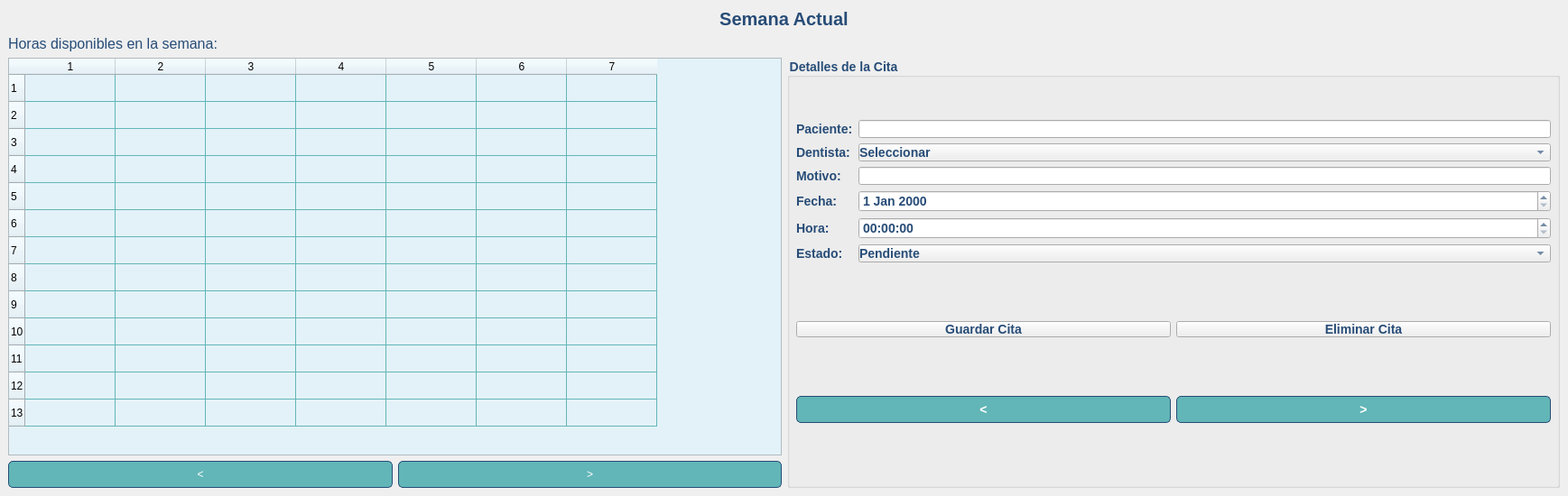
<?xml version="1.0" encoding="UTF-8"?>
<ui version="4.0">
 <class>SemanaWindow</class>
 <widget class="QMainWindow" name="SemanaWindow">
  <property name="geometry">
   <rect>
    <x>0</x>
    <y>0</y>
    <width>1737</width>
    <height>550</height>
   </rect>
  </property>
  <property name="windowTitle">
   <string>Calendario Semanal</string>
  </property>
  <widget class="QWidget" name="centralwidget">
   <layout class="QVBoxLayout" name="verticalLayout">
    <item>
     <widget class="QLabel" name="labelTitle">
      <property name="styleSheet">
       <string>
                                font-size: 20px; font-weight: bold; color: #274C77;
                            </string>
      </property>
      <property name="text">
       <string>Semana Actual</string>
      </property>
      <property name="alignment">
       <set>Qt::AlignCenter</set>
      </property>
     </widget>
    </item>
    <item>
     <widget class="QLabel" name="labelHorasDisponibles">
      <property name="styleSheet">
       <string>
                                font-size: 16px; color: #274C77;
                            </string>
      </property>
      <property name="text">
       <string>Horas disponibles en la semana:</string>
      </property>
     </widget>
    </item>
    <item>
     <layout class="QHBoxLayout" name="horizontalLayoutMain">
      <item>
       <layout class="QVBoxLayout" name="verticalLayoutCalendar">
        <item>
         <widget class="QTableWidget" name="tableWidgetSemana">
          <property name="styleSheet">
           <string>
                                                gridline-color: #62B6B7; background-color: #E3F2F9;
                                            </string>
          </property>
          <property name="verticalScrollBarPolicy">
           <enum>Qt::ScrollBarAlwaysOff</enum>
          </property>
          <property name="horizontalScrollBarPolicy">
           <enum>Qt::ScrollBarAlwaysOff</enum>
          </property>
          <property name="rowCount">
           <number>13</number>
          </property>
          <property name="columnCount">
           <number>7</number>
          </property>
          <property name="horizontalHeaderLabels" stdset="0">
           <stringlist>
            <string>Lunes</string>
            <string>Martes</string>
            <string>Miércoles</string>
            <string>Jueves</string>
            <string>Viernes</string>
            <string>Sábado</string>
            <string>Domingo</string>
           </stringlist>
          </property>
          <property name="verticalHeaderLabels" stdset="0">
           <stringlist>
            <string>7:00 AM</string>
            <string>8:00 AM</string>
            <string>9:00 AM</string>
            <string>10:00 AM</string>
            <string>11:00 AM</string>
            <string>12:00 PM</string>
            <string>1:00 PM</string>
            <string>2:00 PM</string>
            <string>3:00 PM</string>
            <string>4:00 PM</string>
            <string>5:00 PM</string>
            <string>6:00 PM</string>
            <string>7:00 PM</string>
           </stringlist>
          </property>
          <row/>
          <row/>
          <row/>
          <row/>
          <row/>
          <row/>
          <row/>
          <row/>
          <row/>
          <row/>
          <row/>
          <row/>
          <row/>
          <column/>
          <column/>
          <column/>
          <column/>
          <column/>
          <column/>
          <column/>
         </widget>
        </item>
        <item>
         <layout class="QHBoxLayout" name="horizontalLayoutButtons">
          <item>
           <widget class="QPushButton" name="btnAnterior">
            <property name="minimumSize">
             <size>
              <width>30</width>
              <height>30</height>
             </size>
            </property>
            <property name="styleSheet">
             <string>
                                                        background-color: #62B6B7; color: #FFFFFF;
                                                        border: 1px solid #274C77; border-radius:
                                                        5px;
                                                    </string>
            </property>
            <property name="text">
             <string>&lt;</string>
            </property>
           </widget>
          </item>
          <item>
           <widget class="QPushButton" name="btnSiguiente">
            <property name="minimumSize">
             <size>
              <width>30</width>
              <height>30</height>
             </size>
            </property>
            <property name="styleSheet">
             <string>
                                                        background-color: #62B6B7; color: #FFFFFF;
                                                        border: 1px solid #274C77; border-radius:
                                                        5px;
                                                    </string>
            </property>
            <property name="text">
             <string>&gt;</string>
            </property>
           </widget>
          </item>
         </layout>
        </item>
       </layout>
      </item>
      <item>
       <widget class="QGroupBox" name="groupBoxDetallesCita">
        <property name="styleSheet">
         <string>
                                        font-size: 14px; font-weight: bold; color: #274C77; margin:
                                        0px; padding: 0px;
                                    </string>
        </property>
        <property name="title">
         <string>Detalles de la Cita</string>
        </property>
        <layout class="QVBoxLayout" name="verticalLayoutDetallesCita">
         <item>
          <layout class="QGridLayout" name="gridLayoutDetallesCita">
           <item row="0" column="0">
            <widget class="QLabel" name="labelPaciente">
             <property name="text">
              <string>Paciente:</string>
             </property>
            </widget>
           </item>
           <item row="0" column="1">
            <widget class="QLineEdit" name="lineEditPaciente"/>
           </item>
           <item row="1" column="0">
            <widget class="QLabel" name="labelDentista">
             <property name="text">
              <string>Dentista:</string>
             </property>
            </widget>
           </item>
           <item row="1" column="1">
            <widget class="QComboBox" name="comboBoxDentista">
             <item>
              <property name="text">
               <string>Seleccionar</string>
              </property>
             </item>
            </widget>
           </item>
           <item row="2" column="0">
            <widget class="QLabel" name="labelMotivo">
             <property name="text">
              <string>Motivo:</string>
             </property>
            </widget>
           </item>
           <item row="2" column="1">
            <widget class="QLineEdit" name="lineEditMotivo"/>
           </item>
           <item row="3" column="0">
            <widget class="QLabel" name="labelFecha">
             <property name="text">
              <string>Fecha:</string>
             </property>
            </widget>
           </item>
           <item row="3" column="1">
            <widget class="QDateEdit" name="dateEditFecha"/>
           </item>
           <item row="4" column="0">
            <widget class="QLabel" name="labelHora">
             <property name="text">
              <string>Hora:</string>
             </property>
            </widget>
           </item>
           <item row="4" column="1">
            <widget class="QTimeEdit" name="timeEditHora"/>
           </item>
           <item row="5" column="0">
            <widget class="QLabel" name="labelEstado">
             <property name="text">
              <string>Estado:</string>
             </property>
            </widget>
           </item>
           <item row="5" column="1">
            <widget class="QComboBox" name="comboBoxEstado">
             <item>
              <property name="text">
               <string>Pendiente</string>
              </property>
             </item>
             <item>
              <property name="text">
               <string>Confirmada</string>
              </property>
             </item>
             <item>
              <property name="text">
               <string>Cancelada</string>
              </property>
             </item>
            </widget>
           </item>
          </layout>
         </item>
         <item>
          <layout class="QHBoxLayout" name="horizontalLayoutDetallesBotones">
           <item>
            <widget class="QPushButton" name="btnGuardarCita">
             <property name="text">
              <string>Guardar Cita</string>
             </property>
            </widget>
           </item>
           <item>
            <widget class="QPushButton" name="btnEliminarCita">
             <property name="text">
              <string>Eliminar Cita</string>
             </property>
            </widget>
           </item>
          </layout>
         </item>
         <item>
          <layout class="QHBoxLayout" name="horizontalLayoutDetallesNavegacion">
           <item>
            <widget class="QPushButton" name="btnAnteriorDetalles">
             <property name="minimumSize">
              <size>
               <width>30</width>
               <height>30</height>
              </size>
             </property>
             <property name="styleSheet">
              <string>
                                                            background-color: #62B6B7; color:
                                                            #FFFFFF;
                                                            border: 1px solid #274C77;
                                                            border-radius: 5px;
                                                        </string>
             </property>
             <property name="text">
              <string>&lt;</string>
             </property>
            </widget>
           </item>
           <item>
            <widget class="QPushButton" name="btnSiguienteDetalles">
             <property name="minimumSize">
              <size>
               <width>30</width>
               <height>30</height>
              </size>
             </property>
             <property name="styleSheet">
              <string>
                                                            background-color: #62B6B7; color:
                                                            #FFFFFF;
                                                            border: 1px solid #274C77;
                                                            border-radius: 5px;
                                                        </string>
             </property>
             <property name="text">
              <string>&gt;</string>
             </property>
            </widget>
           </item>
          </layout>
         </item>
        </layout>
       </widget>
      </item>
     </layout>
    </item>
   </layout>
  </widget>
 </widget>
 <resources/>
 <connections/>
</ui>
